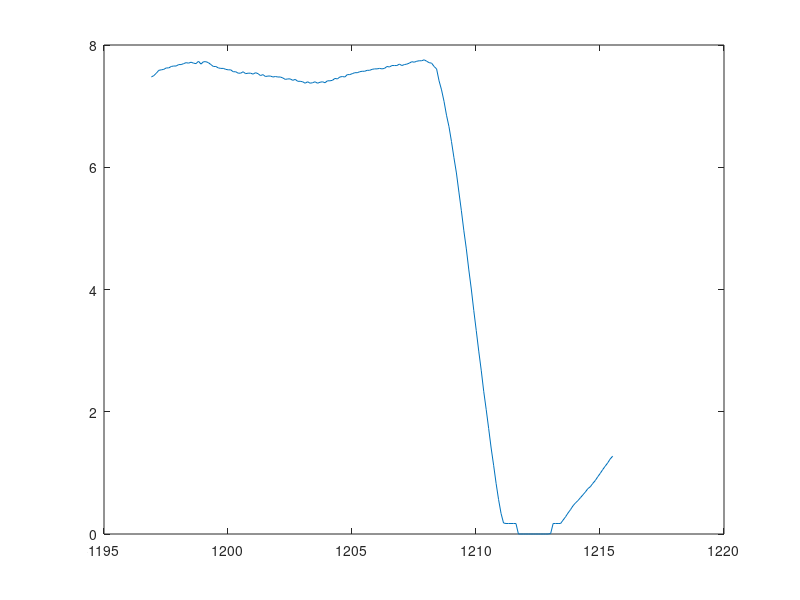

Recreate this plot in MATLAB. (Note: this script raises an error after producing the figure.)
clc; clear;close all;
load("RadarData.mat");
%Create a new structure
fields = {'RadarRange','RadarRangeRate','RadarAccel','VehicleSpeed','VehicleYawRate','TestPerson','RadarTime','VehicleTime','FileName'};
new_data = struct([]);

index_new = 1;
for i = 1:length(RadarData)
    if ~all(isnan(RadarData(i).RadarRange)) %Remove only NaNs in the radar range data)
        new_data(index_new).RadarRange = RadarData(i).RadarRange;
        new_data(index_new).RadarRangeRate = RadarData(i).RadarRangeRate;
        new_data(index_new).RadarAccel = RadarData(i).RadarAccel;
        new_data(index_new).VehicleSpeed = RadarData(i).VehicleSpeed;
        new_data(index_new).VehicleYawRate = RadarData(i).VehicleYawRate;
        new_data(index_new).TestPerson = RadarData(i).TestPerson;
        new_data(index_new).RadarTime = RadarData(i).RadarTime-0.2;%Synchronize the radar and vehicle kinematics time
        new_data(index_new).VehicleTime = RadarData(i).VehicleTime;
        new_data(index_new).FileName = RadarData(i).FileName;

        index_new = index_new + 1;
    end
end
%Create the structure that saves the results
results = struct('Participant',[], 'Meanacceleration', [],'Minimumacceleration',[], ...
                 'Speedatbrakeonset', [],'Rangeatbrakeonset', [], ...
                   'TTCatbrakeonset', []);

for i = 1:length(new_data)
    
    acc = [];
    %Calculate acceleration a = delta V / delta T
    for j = 2:length(new_data(i).VehicleSpeed)
        acc(j-1) = (new_data(i).VehicleSpeed(j)-new_data(i).VehicleSpeed(j-1))/(new_data(i).VehicleTime(j)-new_data(i).VehicleTime(j-1));
    end
    if isempty(find(acc < -1.4)) == 0 %Restricte brake conditions
        new_data(i).Brake = 1;             %According to the acceleration limit braking conditions, 
                                                        %when there is a brake assigned to 1, and otherwise assigned to 0
    else
        new_data(i).Brake = 0;
    end
    if new_data(i).Brake ==1
        start_i = find(acc < -1.4, 1); %Find the braking process and record brake start time
        end_i1 = find(acc < 0);
        end_i2 = find(new_data(i).VehicleSpeed < 0.3);
        end_i3 = intersect(end_i2,end_i1);
        end_i4 = find(end_i3 > start_i); %Find the end time of braking, when the acceleration is less than 0 and the speed is less than 0.3
        if ~all(isnan(end_i4)) && ~any(isnan(new_data(i).RadarRange(start_i))) %Filter out some data based on radar range data
            figure(i)
            end_i = end_i3(end_i4(1));
            avg_acceleration = (new_data(i).VehicleSpeed(end_i) - new_data(i).VehicleSpeed(start_i))/(new_data(i).VehicleTime(end_i) - new_data(i).VehicleTime(start_i));%Calculate the average acceleration a = V2-V1 / T2-T1
            min_acceleration = min(acc(start_i:end_i));%Calculate the minimum acceleration
            results(i).Participant = new_data(i).TestPerson;
            results(i).Meanacceleration = avg_acceleration;
            results(i).Minimumacceleration = min_acceleration;
            results(i).Speedatbrakeonset = new_data(i).VehicleSpeed(start_i);
            results(i).Rangeatbrakeonset = new_data(i).RadarRange(start_i);      
            results(i).TTCatbrakeonset = results(i).Rangeatbrakeonset/new_data(i).VehicleSpeed(start_i);

            plot(new_data(i).VehicleTime,new_data(i).VehicleSpeed);
            xline(new_data(i).VehicleTime(start_i),'--');
            xline(new_data(i).VehicleTime(end_i),'--');
        else %Remove the case where start point of the radar range data is an empty set
            avg_acceleration = [];
            min_acceleration = [];
            results(i).Participant = new_data(i).TestPerson;
            results(i).Meanacceleration = avg_acceleration;
            results(i).Minimumacceleration = min_acceleration;
            results(i).Speedatbrakeonset = [];
            results(i).Rangeatbrakeonset = [];       
            results(i).TTCatbrakeonset = [];
        end
        
       
    end
end
results_table = struct2table(results);
table_test = table2array(results_table);
%By viewing the images, the three sets of data which did not meet the requirements were removed manually (43, 39, 27,20)
remove_row_test = [43, 39, 27, 20];
table_test(remove_row_test, :) = [];
%Remove data with NaN values
[num_rows, ~] = size(table_test);
empty_rows = [];
for i = 1:num_rows
    value = table_test{i, 2};
    
    if isempty(value)
        empty_rows = [empty_rows, i];
    end
end

table_test(empty_rows, :) = [];
table_test = array2table(table_test);

old_table_test_name = {'table_test1','table_test2','table_test3','table_test4','table_test5','table_test6'};
new_table_test_name = {'Participant', 'Mean acceleration [m/s^2]','Minimum acceleration [m/s^2]', ...
                                          'Speed at brakeonset [m/s]','Range at brake onset [m]', ...
                                            'TTC at brake onset [s]'};
table_test = renamevars(table_test,old_table_test_name,new_table_test_name);



% remove_row = [43, 39, 27, 20, 2, 11, 12, 21, 23, 25, 28, 29, 32, 36, 38, 41, 45, 46, 47, 49, 51, 54, 57, 62, 64, 67, 79];
% results_table(remove_row, :) = [];
% 
% old_name = {'Participant', 'Meanacceleration','Minimumacceleration', ...
%                  'Speedatbrakeonset','Rangeatbrakeonset', ...
%                    'TTCatbrakeonset'};
% table_name = {'Participant', 'Mean acceleration [m/s^2]','Minimum acceleration [m/s^2]', ...
%                  'Speed at brakeonset [m/s]','Range at brake onset [m]', ...
%                    'TTC at brake onset [s]'};
% results_table = renamevars(results_table,old_name,table_name);
